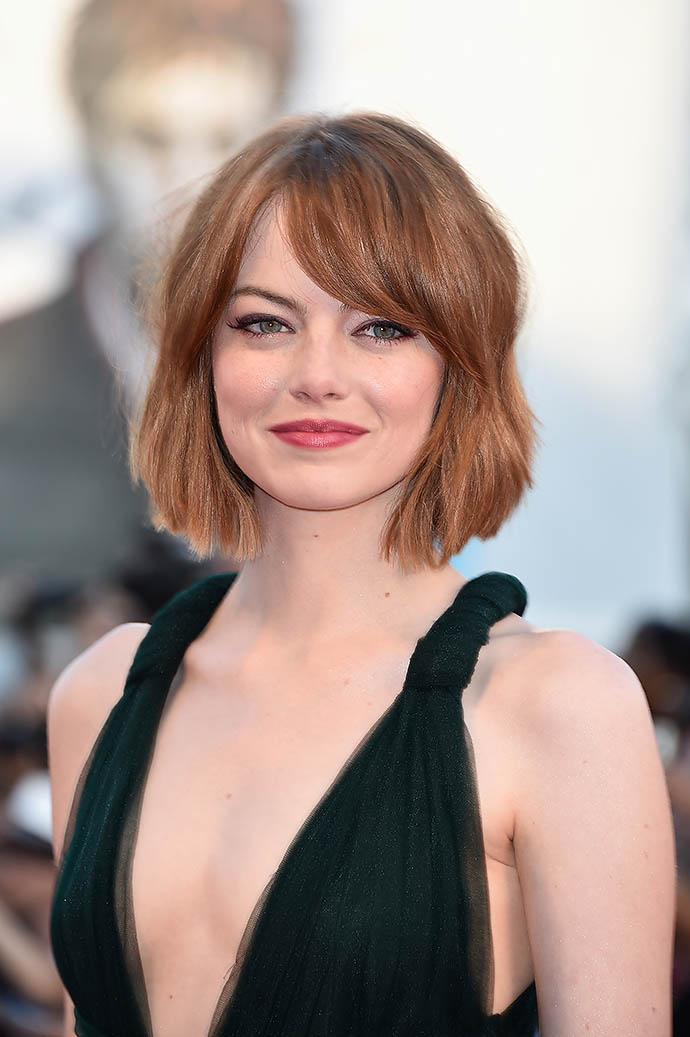
#> input picture Canny_Edge/data/emma.jpeg, 690 x 1037 px
$ python main.py   (older library calls are emulated)
#> lines starting #> are read from the running program, lines starting #| are printed output that depends on the picture; after the words box and inside, x2 and y2 are one past the last pixel; in counts of white or black regions, pixels touching at a corner belong together
### Canny_Edge/utils/image_utils.py
import matplotlib.pyplot as plt
import numpy as np
import cv2


# [7 lines left out: function plot_img, not called in this run]


def load_image(path_to_img):
#> called with path_to_img = 'data/emma.jpeg'
    return cv2.imread(path_to_img)
#> returned value is the input picture: shape (1037, 690, 3); mean B, G, R 139.2, 145.7, 163.5


def gaussian_smoothing(img, kernel_size, sigma):
    return cv2.GaussianBlur(img, kernel_size, sigma)


def save_image(img, path_to_save):
    cv2.imwrite(path_to_save, np.uint8(img))

### Canny_Edge/algo/CannyEdge.py
import cv2
import numpy as np

from Canny_Edge.algo.CCL import CCL
from Canny_Edge.utils.canny_edge.sobel_filtering import sobel_filtering
from Canny_Edge.utils.canny_edge.nms import NMS
from Canny_Edge.utils.canny_edge.utils import hysteresis
from Canny_Edge.utils.image_utils import save_image


class CannyEdge:
    def __init__(self, cfg, nrof_dir=8):
        self.cfg = cfg
        self.nrof_dir = nrof_dir
        self.ccl = CCL(con_type=self.nrof_dir)

    def __call__(self, img):
        if len(img.shape) != 2:
            img = cv2.cvtColor(img, cv2.COLOR_BGR2GRAY)
        img = cv2.GaussianBlur(img.astype(np.float32), self.cfg.smoothing_kernel_size, self.cfg.smoothing_sigma)
        dir, magn = sobel_filtering(img, nrof_rounded_dir=self.nrof_dir)
        nms = NMS(magn, dir, self.nrof_dir)
        hyst = hysteresis(nms, self.cfg.low_threshold, self.cfg.high_threshold)
        components = self.ccl(hyst)
        strong_labels = np.unique(components[hyst == 1])
        final_edge = np.isin(components, strong_labels)
        return final_edge * 255

### Canny_Edge/utils/canny_edge/sobel_filtering.py
import cv2
import numpy as np
from Canny_Edge.utils.canny_edge.utils import direction_round


def sobel_filtering(img, nrof_rounded_dir=None):
#> called with nrof_rounded_dir = 8
    kernel = np.asarray([[-1, -2, -1], [0, 0, 0], [1, 2, 1]])
    dy = cv2.filter2D(img, ddepth=-1, kernel=kernel)
    dx = cv2.filter2D(img, ddepth=-1, kernel=kernel.T)
    magn = np.sqrt(dx ** 2 + dy ** 2)
    dir = np.arctan2(dy, dx)
    if nrof_rounded_dir is not None:
        dir = direction_round(dir, nrof_dir=nrof_rounded_dir)
    return dir, magn

### Canny_Edge/utils/canny_edge/utils.py
import numpy as np


def direction_round(dir, nrof_dir):
#> called with nrof_dir = 8
    dir /= np.pi
    shift = 1 / nrof_dir
    angles = np.arange(-1, 1 + shift, 2 * shift)
    rounded_dir = np.zeros_like(dir)
    for i in range(nrof_dir):
        b, t = angles[i] - shift, angles[i] + shift
        rounded_dir[(b <= dir) & (dir < t)] = angles[i]
    return rounded_dir


def hysteresis(magnitude, low_threshold, up_threshold):
    maxx = np.max(magnitude)
    low_threshold, up_threshold = low_threshold * maxx, up_threshold * maxx
    hysteresis_arr = np.zeros_like(magnitude)
    hysteresis_arr[magnitude >= up_threshold] = 1
    hysteresis_arr[(low_threshold < magnitude) & (magnitude < up_threshold)] = 0.5
    return hysteresis_arr

### Canny_Edge/utils/canny_edge/nms.py
import numpy as np


def NMS(magnitude, directions, num=8):
#> called with num = 8
    angles = np.arange(0, 1, 2 / num)
    directions = (directions + 1) % 1
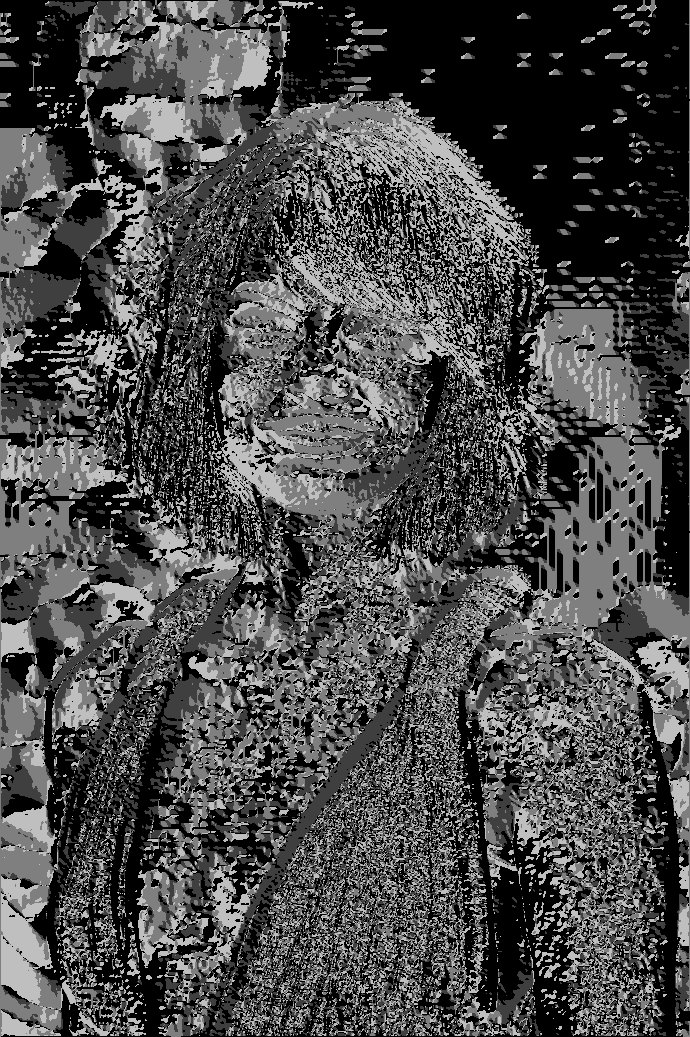
#> directions: shape (1037, 690) float32; min 0, max 0.75, mean 0.29
    padded_magn = np.pad(magnitude, [(1, 1), (1, 1)], constant_values=[0, 0])
    h, w = directions.shape
#> h = 1037; w = 690
    shifts = np.asarray([[[1, 0], [1, 2]],  # [[0, -1], [0, 1]] - (-180, 0)
                         [[0, 0], [2, 2]],  # [[-1, -1], [1, 1]] - (-135, 45)
                         [[0, 1], [2, 1]],  # [[-1, 0], [1, 0]] - (-90, 90)
                         [[0, 2], [2, 0]]])  # [[-1, 1], [1, -1]] - (-45, 135)
    nms = np.zeros_like(magnitude)
    for angle, cur_shift in zip(angles, shifts):
        ind = directions == angle
        crop_1 = padded_magn[cur_shift[0][0]:h + cur_shift[0][0], cur_shift[0][1]:w + cur_shift[0][1]]
        crop_2 = padded_magn[cur_shift[1][0]:h + cur_shift[1][0], cur_shift[1][1]:w + cur_shift[1][1]]
        nms[ind] = np.where((magnitude[ind] > crop_1[ind]) & (magnitude[ind] > crop_2[ind]), magnitude[ind], 0)
#> this loop made 4 passes
#> pass 1, in NMS, `ind = directions == angle`:
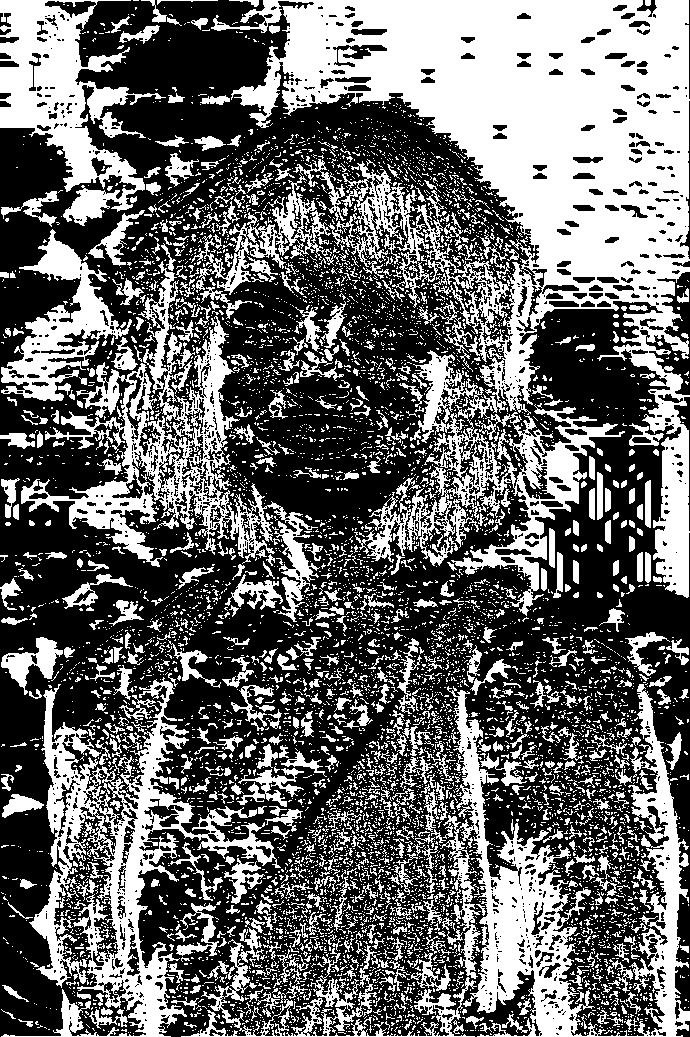
#> ind: shape (1037, 690) bool; 41.1% white; 7338 white regions (6498 under 20 px), largest, box (x1, y1, x2, y2) and area: (211, 0, 690, 616) 108171, (440, 684, 690, 1037) 24617, (1, 677, 281, 1037) 22436
#> after the loop:
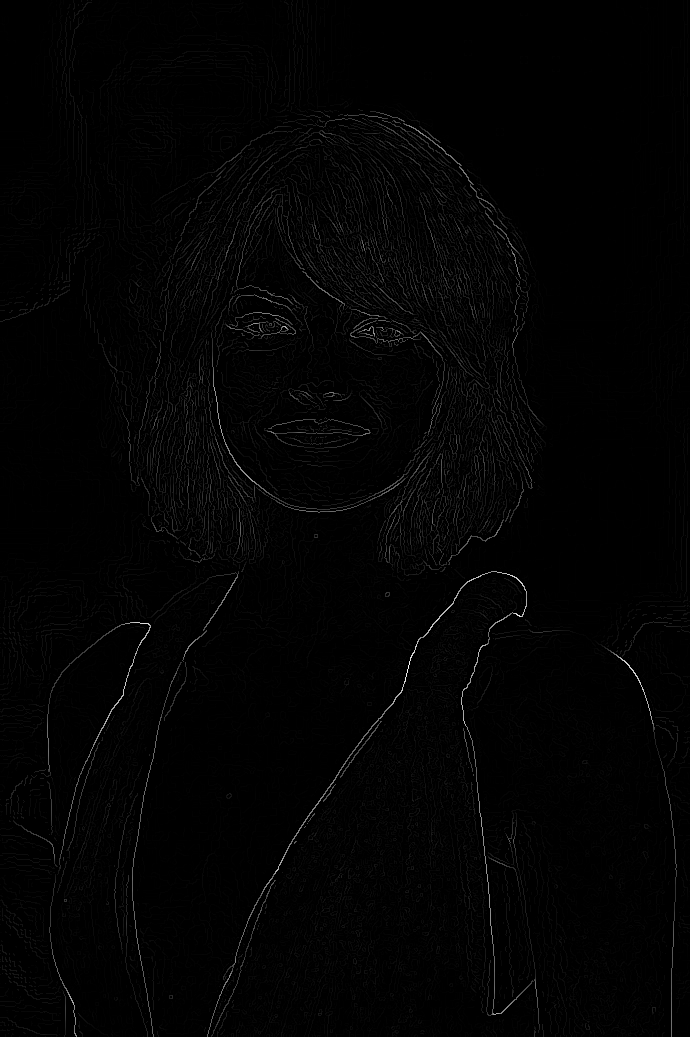
#> nms: shape (1037, 690) float32; min 0, max 528.3, mean 6.3; drawn with min black and max white
#> in hysteresis, `maxx = np.max(magnitude)`: maxx = 528.3
#> in hysteresis, `low_threshold, up_threshold = low_threshold * maxx, up_threshold * maxx`: low_threshold = 31.7; up_threshold = 95.09
    return nms

### Canny_Edge/algo/CCL.py
import numpy as np
from Canny_Edge.utils.ccl.disjointset_class import DisjointSet


class CCL:
    def __init__(self, con_type=8):
        if con_type == 4:
            self.neighbours = [[0, -1], [-1, 0]]
        elif con_type == 8:
            self.neighbours = [[0, -1], [-1, -1], [-1, 0], [-1, 1]]
        else:
            raise Exception("Unknown connection type")

    def __call__(self, img):
        disjoint_set = DisjointSet()
        labels = self.first_pass(img, disjoint_set)
        updated_labels = self.second_pass(labels, disjoint_set)
        return updated_labels

    def first_pass(self, img, disjoint_set):
        img = np.pad(img, ((1, 1), (1, 1)), constant_values=[0, 0])
#> img: shape (1039, 692) float32
        labels = np.zeros_like(img, dtype=np.int)
        h, w = img.shape
#> h = 1039; w = 692
        cur_label = 1
        for x in range(1, h - 1):
            for y in range(1, w - 1):
                if img[x, y] == 0:
                    continue
                nn_labels = self._get_neighboring_labels(img[x - 1:x + 1, y - 1:y + 2],
                                                         labels[x - 1:x + 1, y - 1:y + 2])
                if len(nn_labels) == 0:
                    disjoint_set.MakeSet(cur_label)
                    labels[x, y] = cur_label
                    cur_label += 1
                else:
                    min_label = min(nn_labels)
                    labels[x, y] = min_label
                    for label in nn_labels:
                        disjoint_set.Union(min_label, label)
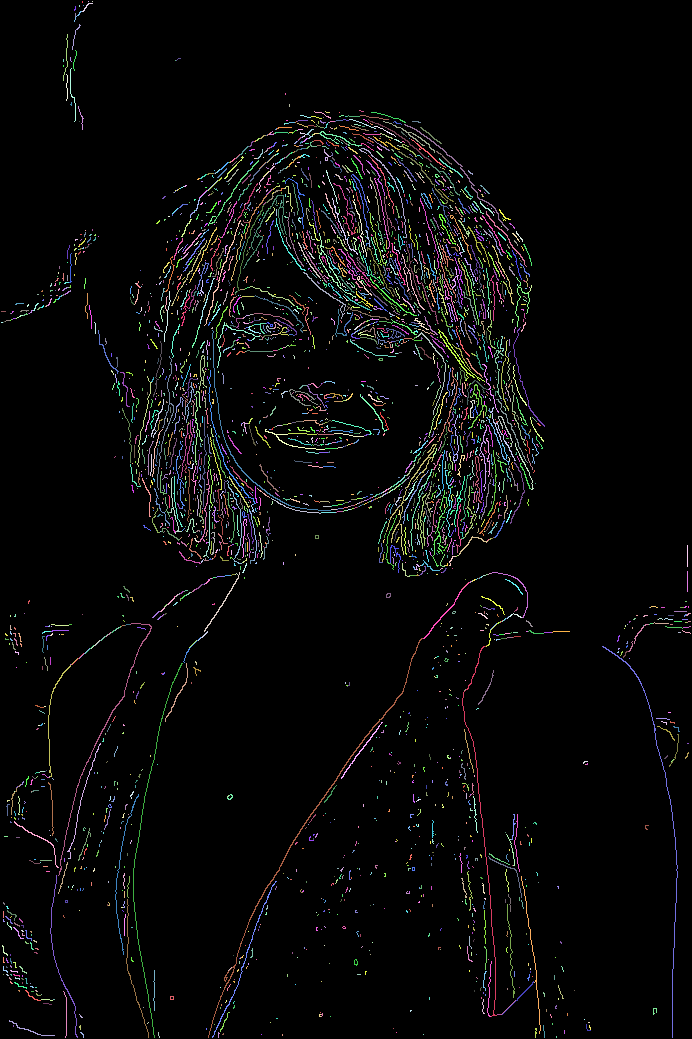
#> labels: shape (1039, 692) int64; 3505 distinct labels, from 0 to 3504; one colour per label, 0 black
#> after the loop, cur_label = 3505
        return labels[1:-1, 1:-1]
#> returned value: shape (1037, 690) int64; 3505 distinct labels, from 0 to 3504

    def second_pass(self, labels, disjoint_set):
        h, w = labels.shape
#> h = 1037; w = 690
        for x in range(h):
            for y in range(w):
                if labels[x, y] == 0:
                    continue
                labels[x, y] = disjoint_set.Find(labels[x, y]).value
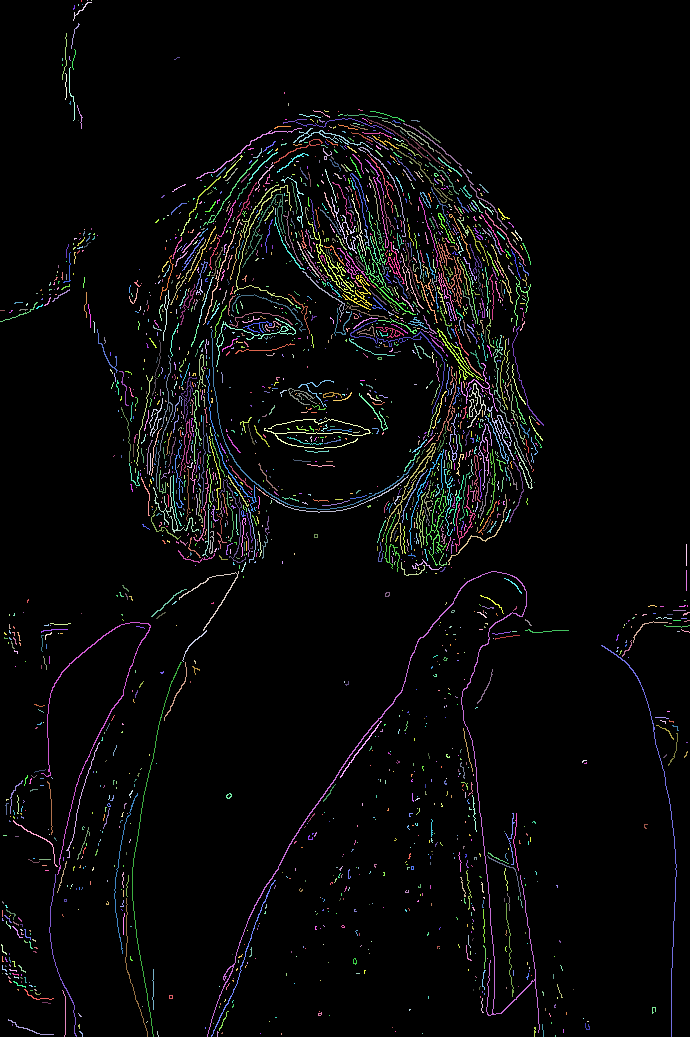
#> labels: shape (1037, 690) int64; 2542 distinct labels, from 0 to 3504; one colour per label, 0 black
        return labels

    def _get_neighboring_labels(self, nn, labels):
        nn_labels = []
        x, y = 1, 1
        for shift in self.neighbours:
            nx, ny = x + shift[0], y + shift[1]
            if nn[nx, ny] == 0:
                continue
            nn_labels.append(labels[nx, ny])
        return nn_labels

### Canny_Edge/utils/ccl/node_class.py
class Node:
    def __init__(self, value):
        self.value = value
        self.parent = self
        self.rank = 0

    def __eq__(self, other):
        return self.value == other.value

    def __str__(self):
        return f"value: {self.value}, parent's value: {self.parent.value}, rank: {self.rank}"

### Canny_Edge/utils/ccl/disjointset_class.py
from Canny_Edge.utils.ccl.node_class import Node


class DisjointSet:
    def __init__(self):
        self.nodes = {}

    def MakeSet(self, value):
        exist_node = self.nodes.get(value)
        if exist_node is None:
            exist_node = Node(value)
            self.nodes[value] = exist_node
        return exist_node

    def Find(self, value):
        x = self.nodes.get(value)
        root = x
        while root.parent != root:
            root = root.parent
        while x.parent != root:
            parent = x.parent
            x.parent = root
            x = parent
        return root

    def Union(self, value_r, value_s):
        if value_r == value_s:
            return
        root_r = self.Find(value_r)
        root_s = self.Find(value_s)
        if root_r != root_s:
            if root_r.rank < root_s.rank:
                root_r.parent = root_s
            else:
                root_s.parent = root_r
                if root_r.rank == root_s.rank:
                    root_s.rank += 1

### Canny_Edge/main.py
import os
from algo.CannyEdge import CannyEdge
from configs.canny_edge_config import cfg as canny_cfg
from utils.image_utils import save_image, load_image

data_path = 'data/'
canny_edge = CannyEdge(canny_cfg)

if __name__ == '__main__':
    img_name = 'emma.jpeg'

    img = load_image(os.path.join(data_path, img_name))
    edges = canny_edge(img)
#> in __call__, `strong_labels = np.unique(components[hyst == 1])`: strong_labels = 277 values from 25 to 3494
#> in __call__, `final_edge = np.isin(components, strong_labels)`:
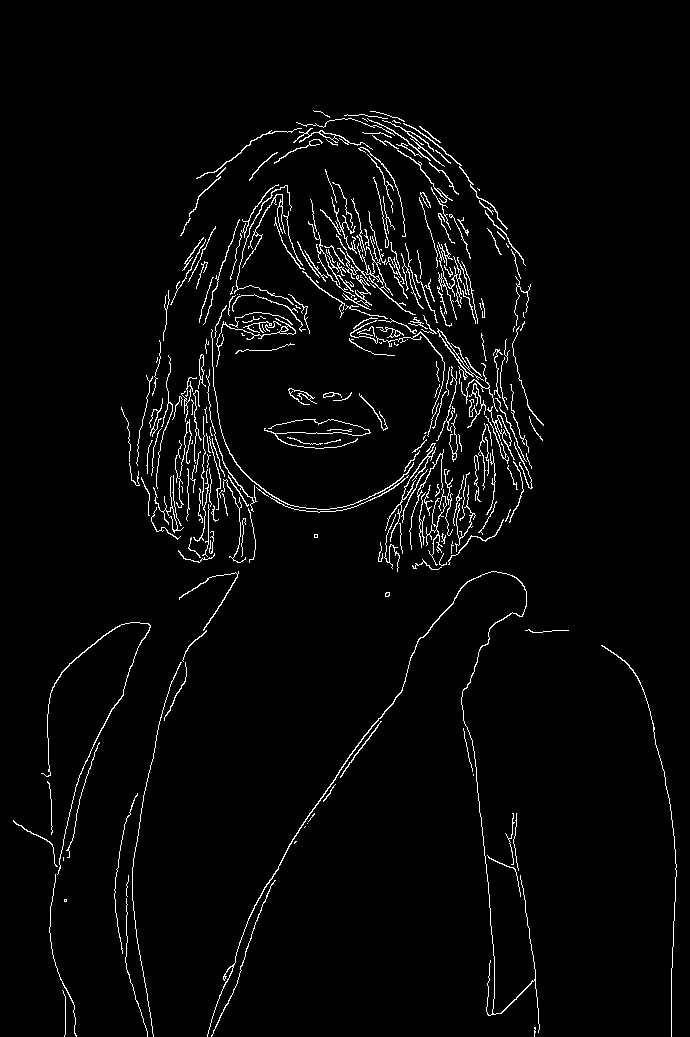
#> final_edge: shape (1037, 690) bool; 3% white in thin lines or dots, all inside (x1, y1, x2, y2) = (13, 110, 677, 1037)

    save_image(edges, f'data/{img_name}_edges.png')
